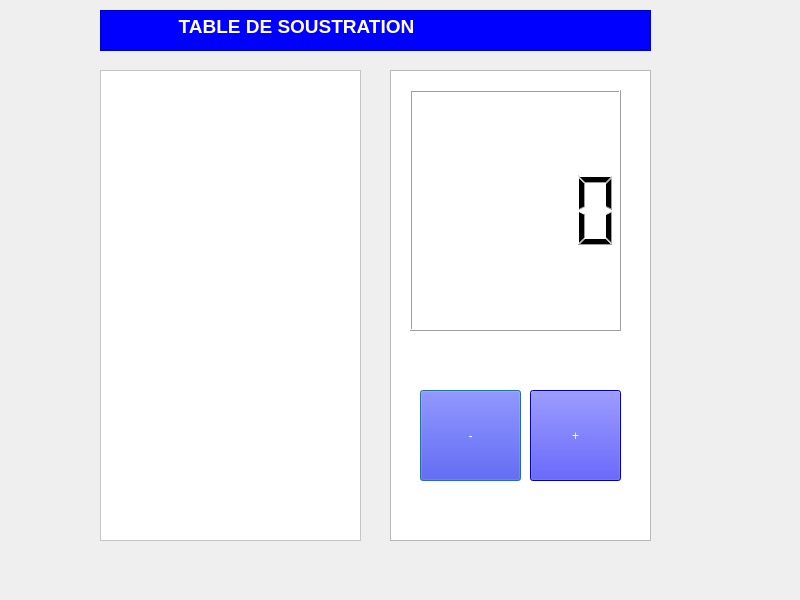
<?xml version="1.0" encoding="UTF-8"?>
<ui version="4.0">
 <class>soustraction</class>
 <widget class="QDialog" name="soustraction">
  <property name="geometry">
   <rect>
    <x>0</x>
    <y>0</y>
    <width>800</width>
    <height>600</height>
   </rect>
  </property>
  <property name="windowTitle">
   <string>soustraction</string>
  </property>
  <widget class="QTextEdit" name="textEdit">
   <property name="geometry">
    <rect>
     <x>100</x>
     <y>10</y>
     <width>551</width>
     <height>41</height>
    </rect>
   </property>
   <property name="styleSheet">
    <string notr="true">color:white;
align-text:center;
background-color:blue;</string>
   </property>
   <property name="readOnly">
    <bool>true</bool>
   </property>
   <property name="html">
    <string>&lt;!DOCTYPE HTML PUBLIC &quot;-//W3C//DTD HTML 4.0//EN&quot; &quot;http://www.w3.org/TR/REC-html40/strict.dtd&quot;&gt;
&lt;html&gt;&lt;head&gt;&lt;meta name=&quot;qrichtext&quot; content=&quot;1&quot; /&gt;&lt;style type=&quot;text/css&quot;&gt;
p, li { white-space: pre-wrap; }
&lt;/style&gt;&lt;/head&gt;&lt;body style=&quot; font-family:'MS Shell Dlg 2'; font-size:7.8pt; font-weight:400; font-style:normal;&quot;&gt;
&lt;p style=&quot; margin-top:0px; margin-bottom:0px; margin-left:0px; margin-right:0px; -qt-block-indent:0; text-indent:0px;&quot;&gt;&lt;span style=&quot; font-size:14pt; font-weight:600;&quot;&gt;              TABLE DE SOUSTRATION&lt;/span&gt;&lt;/p&gt;&lt;/body&gt;&lt;/html&gt;</string>
   </property>
  </widget>
  <widget class="QTextEdit" name="textEdit_2">
   <property name="geometry">
    <rect>
     <x>100</x>
     <y>70</y>
     <width>261</width>
     <height>471</height>
    </rect>
   </property>
   <property name="styleSheet">
    <string notr="true">font: 20 15pt &quot;MS Shell Dlg 2&quot;;
background-color:white;</string>
   </property>
   <property name="readOnly">
    <bool>true</bool>
   </property>
  </widget>
  <widget class="QTextEdit" name="textEdit_3">
   <property name="geometry">
    <rect>
     <x>390</x>
     <y>70</y>
     <width>261</width>
     <height>471</height>
    </rect>
   </property>
   <property name="readOnly">
    <bool>true</bool>
   </property>
  </widget>
  <widget class="QLCDNumber" name="lcdNumber">
   <property name="geometry">
    <rect>
     <x>410</x>
     <y>90</y>
     <width>211</width>
     <height>241</height>
    </rect>
   </property>
  </widget>
  <widget class="QPushButton" name="pushButton">
   <property name="geometry">
    <rect>
     <x>420</x>
     <y>390</y>
     <width>101</width>
     <height>91</height>
    </rect>
   </property>
   <property name="styleSheet">
    <string notr="true">font: 30pt &quot;MS Shell Dlg 2&quot;;
background-color:blue;
color:white;</string>
   </property>
   <property name="text">
    <string>-</string>
   </property>
  </widget>
  <widget class="QPushButton" name="pushButton_2">
   <property name="geometry">
    <rect>
     <x>530</x>
     <y>390</y>
     <width>91</width>
     <height>91</height>
    </rect>
   </property>
   <property name="styleSheet">
    <string notr="true">font: 30pt &quot;MS Shell Dlg 2&quot;;
background-color:blue;
color:white;</string>
   </property>
   <property name="text">
    <string>+</string>
   </property>
  </widget>
 </widget>
 <resources/>
 <connections/>
</ui>
